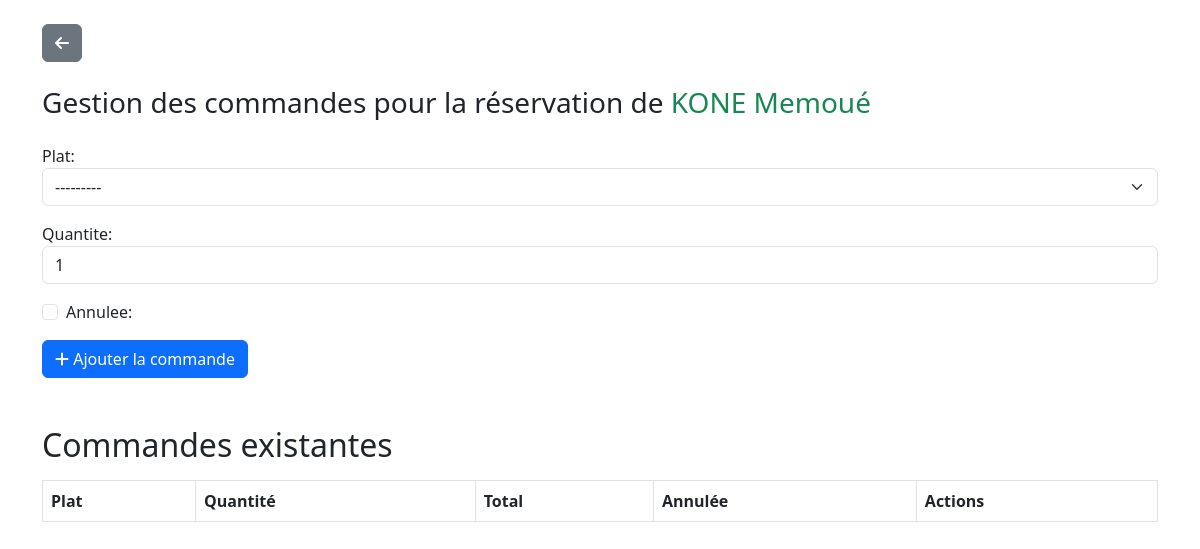
/resto/reservation/1/commandes/, run on an earlier commit of the app's database.
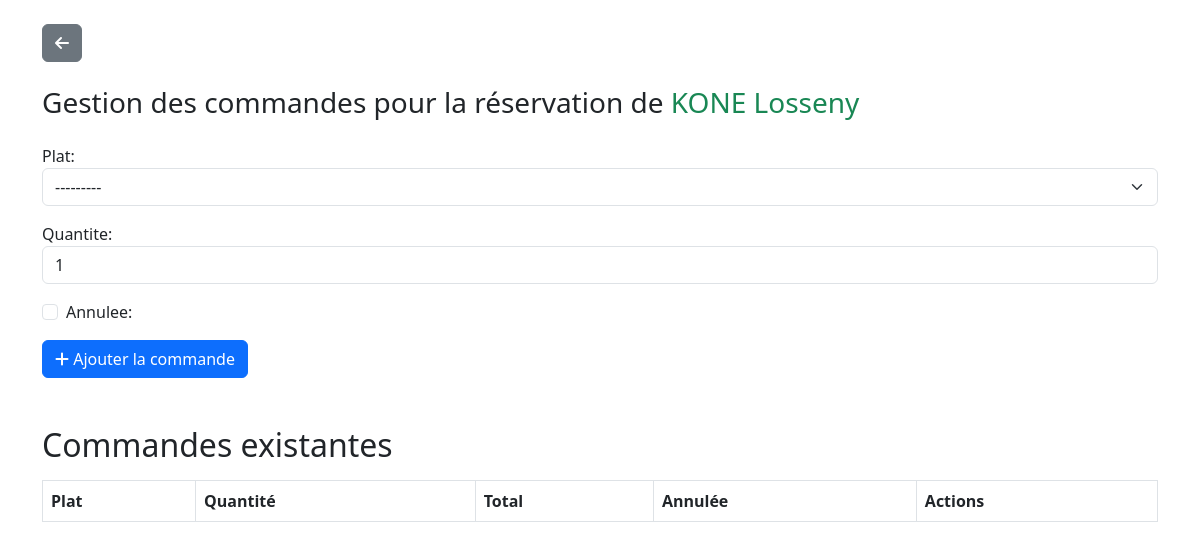
And on a later commit of the database.
### reservation/models.py (models this page shows, shortened)
class BaseReservation(models.Model):
    proprietaire = models.ForeignKey(settings.AUTH_USER_MODEL, on_delete=models.CASCADE)
    nom_client = models.CharField(max_length=50)
    prenom_client = models.CharField(max_length=150)
    telephone = models.CharField(max_length=15, null=True, blank=True)  # Nouveau champ pour le téléphone
    date_arrivee = models.DateField(null=True)
    date_depart = models.DateField(null=True)
    adulte_suplementaire = models.IntegerField(null=True)
    enfant_suplementaire = models.IntegerField(null=True)
    paiement_anticipe = models.FloatField(default=0)
    frais_suplementaire = models.FloatField(default=0)
    remise = models.FloatField(default=0, null=True, blank=True)  # Nouveau champ pour la remise
    chambre = models.ForeignKey(Chambre, on_delete=models.CASCADE)
    STATUT_CHOICES = [
        ('reservée', 'Reservée'),
        ('confirmée', 'Confirmée'),
        ('terminée', 'Terminée'),
    ]
    statut = models.CharField(max_length=10, choices=STATUT_CHOICES, null=True)
    note = models.TextField(blank=True, null=True)
    numero_facture = models.CharField(max_length=50, null=True, blank=True)
    class Meta:
        abstract = True

class Reservation(BaseReservation):
    pass

### resto/views.py (the view)
# urls.py: path('reservation/<int:reservation_id>/commandes/',gestion_commande, name='gestion_commande'),
def gestion_commande(request, reservation_id):
    reservation = get_object_or_404(Reservation, id=reservation_id)
    commandes = Commande.objects.filter(reservation=reservation)
    if request.method == 'POST':
        form = CommandeForm(request.POST)
        if form.is_valid():
            commande = form.save(commit=False)
            commande.reservation = reservation
            commande.save()
            return redirect('gestion_commande', reservation_id=reservation.id)
    else:
        form = CommandeForm()
    return render(request, 'resto/gestion_commande.html', {
        'reservation': reservation,
        'commandes': commandes,
        'form': form,
    })

### resto/form.py
class CommandeForm(forms.ModelForm):
    class Meta:
        model = Commande
        fields = ['plat', 'quantite', 'annulee']
        widgets = {
            'plat': forms.Select(attrs={'class': 'form-select'}),
            'quantite': forms.NumberInput(attrs={'class': 'form-control'}),
            'annulee': forms.CheckboxInput(attrs={'class': 'form-check-input'}),
        }

### configuration/context_processors.py (called while the page is built)
def configuration_hotel(request):
    try:
        configuration = Configuration.objects.latest('id')
    except Configuration.DoesNotExist:
        configuration = None
    return {'configuration': configuration}

### resto/templates/resto/gestion_commande.html (shortened to what this page needs)
{% load static %}
<!DOCTYPE html>
<html lang="fr">
<head>
    <link href="https://cdn.jsdelivr.net/npm/bootstrap@5.3.0-alpha1/dist/css/bootstrap.min.css" rel="stylesheet">
    <link rel="stylesheet" href="https://cdnjs.cloudflare.com/ajax/libs/font-awesome/6.0.0-beta3/css/all.min.css">
</head>
<body>
    <div class="container my-4">
        <a href="{% url 'planning' %}" class="btn btn-secondary mb-4">
            <i class="fas fa-arrow-left"></i>
        </a>
        <h3 class="mb-4">Gestion des commandes pour la réservation de <span class="text-success"> {{ reservation.nom_client }} {{ reservation.prenom_client }}</span></h3>
        <form method="post">
            <div class="mb-3">
                {{ form.plat.label_tag }}
                {{ form.plat }}
            </div>
            <div class="mb-3">
                {{ form.quantite.label_tag }}
                {{ form.quantite }}
            </div>
            <div class="mb-3 form-check">
                {{ form.annulee }}
                {{ form.annulee.label_tag }}
            </div>
            <button type="submit" class="btn btn-primary">
                <i class="fas fa-plus"></i> Ajouter la commande
            </button>
        </form>
        <h2 class="mt-5 mb-3">Commandes existantes</h2>
        <div class="table-responsive">
            <table class="table table-striped table-bordered">
                <thead>
                    <tr>
                        <th>Plat</th>
                        <th>Quantité</th>
                        <th>Total</th>
                        <th>Annulée</th>
                        <th>Actions</th>
                    </tr>
                </thead>
            </table>
        </div>
    </div>
</body>
</html>

What changed in the data, as far as the page shows it:
changed Reservation "KONE": prenom_client "Memoué" → "Losseny"
